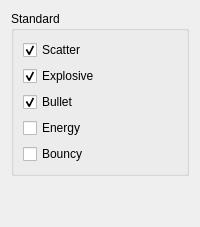
                        <widget class="QWidget" name="Ammo">
                         <attribute name="title">
                          <string>Ammo</string>
                         </attribute>
                         <layout class="QVBoxLayout" name="verticalLayout_12">
                          <item>
                           <widget class="QGroupBox" name="groupBox_24">
                            <property name="title">
                             <string>Standard</string>
                            </property>
                            <property name="flat">
                             <bool>false</bool>
                            </property>
                            <layout class="QVBoxLayout" name="verticalLayout_44">
                             <item>
                              <widget class="QCheckBox" name="checkBox_10">
                               <property name="text">
                                <string>Scatter</string>
                               </property>
                               <property name="checked">
                                <bool>true</bool>
                               </property>
                              </widget>
                             </item>
                             <item>
                              <widget class="QCheckBox" name="checkBox_11">
                               <property name="text">
                                <string>Explosive</string>
                               </property>
                               <property name="checked">
                                <bool>true</bool>
                               </property>
                              </widget>
                             </item>
                             <item>
                              <widget class="QCheckBox" name="checkBox_9">
                               <property name="text">
                                <string>Bullet</string>
                               </property>
                               <property name="checked">
                                <bool>true</bool>
                               </property>
                              </widget>
                             </item>
                             <item>
                              <widget class="QCheckBox" name="checkBox_13">
                               <property name="text">
                                <string>Energy</string>
                               </property>
                               <property name="checked">
                                <bool>false</bool>
                               </property>
                              </widget>
                             </item>
                             <item>
                              <widget class="QCheckBox" name="checkBox_12">
                               <property name="text">
                                <string>Bouncy</string>
                               </property>
                              </widget>
                             </item>
                            </layout>
                           </widget>
                          </item>
                          <item>
                           <spacer name="verticalSpacer_6">
                            <property name="orientation">
                             <enum>Qt::Vertical</enum>
                            </property>
                            <property name="sizeHint" stdset="0">
                             <size>
                              <width>20</width>
                              <height>40</height>
                             </size>
                            </property>
                           </spacer>
                          </item>
                         </layout>
                        </widget>
